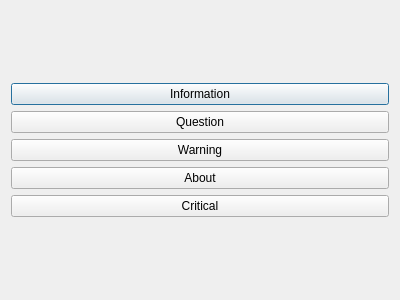
<?xml version="1.0" encoding="UTF-8"?>
<ui version="4.0">
 <class>Sec</class>
 <widget class="QDialog" name="Sec">
  <property name="geometry">
   <rect>
    <x>0</x>
    <y>0</y>
    <width>400</width>
    <height>300</height>
   </rect>
  </property>
  <property name="windowTitle">
   <string>Dialog</string>
  </property>
  <layout class="QGridLayout" name="gridLayout">
   <item row="0" column="0">
    <layout class="QVBoxLayout" name="verticalLayout">
     <item>
      <widget class="QPushButton" name="btnInfo">
       <property name="text">
        <string>Information</string>
       </property>
      </widget>
     </item>
     <item>
      <widget class="QPushButton" name="btnQues">
       <property name="text">
        <string>Question</string>
       </property>
      </widget>
     </item>
     <item>
      <widget class="QPushButton" name="btnWarning">
       <property name="text">
        <string>Warning</string>
       </property>
      </widget>
     </item>
     <item>
      <widget class="QPushButton" name="btnAbout">
       <property name="text">
        <string>About</string>
       </property>
      </widget>
     </item>
     <item>
      <widget class="QPushButton" name="btnCritical">
       <property name="text">
        <string>Critical</string>
       </property>
      </widget>
     </item>
    </layout>
   </item>
  </layout>
 </widget>
 <resources/>
 <connections/>
</ui>
